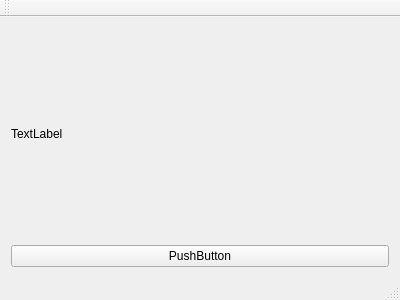
<?xml version="1.0" encoding="UTF-8"?>
<ui version="4.0">
 <class>MainWindow</class>
 <widget class="QMainWindow" name="MainWindow">
  <property name="geometry">
   <rect>
    <x>0</x>
    <y>0</y>
    <width>400</width>
    <height>300</height>
   </rect>
  </property>
  <property name="windowTitle">
   <string>MainWindow</string>
  </property>
  <widget class="QWidget" name="centralWidget">
   <layout class="QVBoxLayout" name="verticalLayout">
    <item>
     <widget class="QLabel" name="label">
      <property name="text">
       <string>TextLabel</string>
      </property>
     </widget>
    </item>
    <item>
     <widget class="QPushButton" name="pushButton">
      <property name="text">
       <string>PushButton</string>
      </property>
     </widget>
    </item>
   </layout>
  </widget>
  <widget class="QMenuBar" name="menuBar">
   <property name="geometry">
    <rect>
     <x>0</x>
     <y>0</y>
     <width>400</width>
     <height>21</height>
    </rect>
   </property>
  </widget>
  <widget class="QToolBar" name="mainToolBar">
   <attribute name="toolBarArea">
    <enum>TopToolBarArea</enum>
   </attribute>
   <attribute name="toolBarBreak">
    <bool>false</bool>
   </attribute>
  </widget>
  <widget class="QStatusBar" name="statusBar"/>
 </widget>
 <layoutdefault spacing="6" margin="11"/>
 <resources/>
 <connections/>
</ui>
